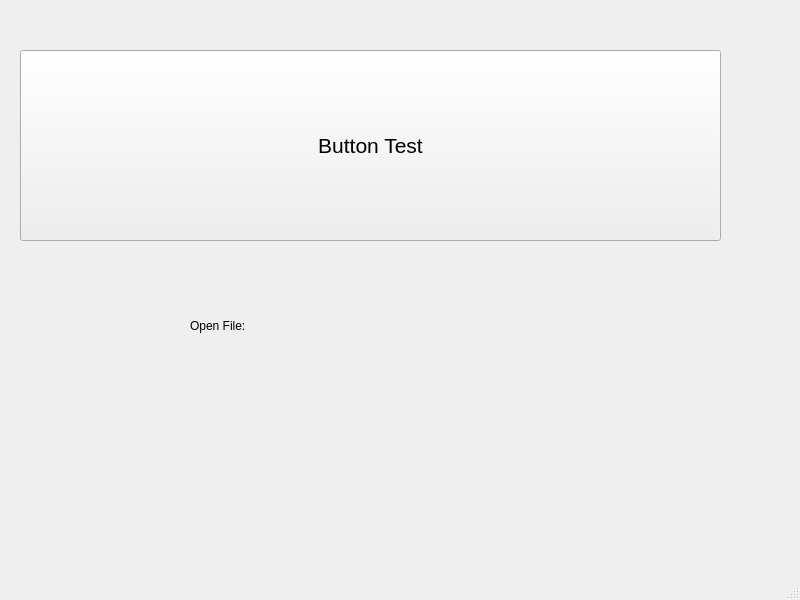
<?xml version="1.0" encoding="UTF-8"?>
<ui version="4.0">
 <class>MainWindow</class>
 <widget class="QMainWindow" name="MainWindow">
  <property name="geometry">
   <rect>
    <x>0</x>
    <y>0</y>
    <width>800</width>
    <height>600</height>
   </rect>
  </property>
  <property name="focusPolicy">
   <enum>Qt::NoFocus</enum>
  </property>
  <property name="windowTitle">
   <string>MainWindow</string>
  </property>
  <widget class="QWidget" name="centralwidget">
   <widget class="QPushButton" name="pushButton">
    <property name="geometry">
     <rect>
      <x>20</x>
      <y>50</y>
      <width>701</width>
      <height>191</height>
     </rect>
    </property>
    <property name="font">
     <font>
      <pointsize>16</pointsize>
     </font>
    </property>
    <property name="text">
     <string>Button Test</string>
    </property>
   </widget>
   <widget class="QLabel" name="label">
    <property name="geometry">
     <rect>
      <x>190</x>
      <y>260</y>
      <width>301</width>
      <height>131</height>
     </rect>
    </property>
    <property name="text">
     <string>Open File:</string>
    </property>
   </widget>
  </widget>
  <widget class="QMenuBar" name="menubar">
   <property name="geometry">
    <rect>
     <x>0</x>
     <y>0</y>
     <width>800</width>
     <height>26</height>
    </rect>
   </property>
  </widget>
  <widget class="QStatusBar" name="statusbar"/>
 </widget>
 <resources/>
 <connections/>
</ui>
